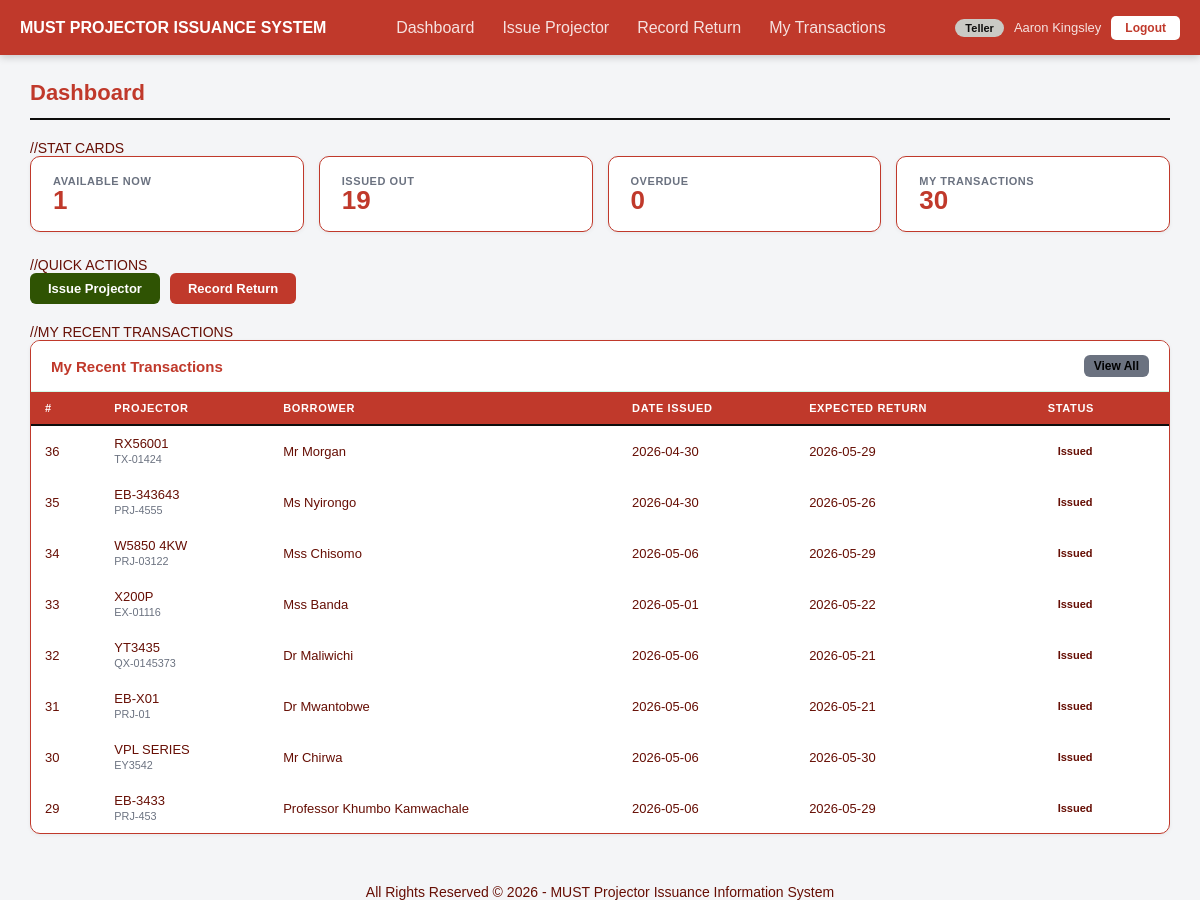
/teller/dashboard.php (signed in), run on the app's committed database.
### tables this page shows
CREATE TABLE `tbl_transactions` (
  `id` int(11) NOT NULL,
  `projector_id` int(11) NOT NULL,
  `borrower_id` int(11) NOT NULL,
  `issued_by` int(11) NOT NULL,
  `purpose` text DEFAULT NULL,
  `date_issued` date NOT NULL,
  `expected_return` date NOT NULL,
  `date_returned` date DEFAULT NULL,
  `status` varchar(20) DEFAULT 'issued',
  `notes` text DEFAULT NULL,
  `created_at` timestamp NOT NULL DEFAULT current_timestamp()
);

CREATE TABLE `tbl_projectors` (
  `id` int(11) NOT NULL,
  `serial_number` varchar(100) NOT NULL,
  `brand` varchar(100) NOT NULL,
  `model` varchar(150) NOT NULL,
  `status` varchar(20) NOT NULL DEFAULT 'available',
  `condition_note` varchar(200) DEFAULT 'Good',
  `added_at` timestamp NOT NULL DEFAULT current_timestamp()
);

CREATE TABLE `tbl_borrowers` (
  `id` int(11) NOT NULL,
  `full_name` varchar(200) NOT NULL,
  `department` varchar(150) DEFAULT NULL,
  `contact` varchar(100) DEFAULT NULL,
  `email` varchar(150) DEFAULT NULL
);

### includes/auth.php (called while the page is built, shortened)
<?php
function getLoggedInUser() {
    $user = array();
    $user['id']         = isset($_SESSION['user_id'])    ? $_SESSION['user_id']    : 0;
    $user['first_name'] = isset($_SESSION['first_name']) ? $_SESSION['first_name'] : '';
    $user['username']   = isset($_SESSION['username'])   ? $_SESSION['username']   : '';
    $user['role']       = isset($_SESSION['role'])       ? $_SESSION['role']       : '';
    return $user;
}
?>

### teller/dashboard.php (the view, shortened to what this page needs)
<?php
require_once '../includes/auth.php';
require_once '../db.php';
$user = getLoggedInUser();
$r = mysqli_query($conn, "SELECT COUNT(*) AS total FROM tbl_projectors WHERE status = 'available'");
$totalAvailable = mysqli_fetch_assoc($r)['total'];
$r = mysqli_query($conn, "SELECT COUNT(*) AS total FROM tbl_projectors WHERE status = 'issued'");
$totalIssued = mysqli_fetch_assoc($r)['total'];
$r = mysqli_query($conn, "SELECT COUNT(*) AS total FROM tbl_transactions WHERE status = 'overdue'");
$totalOverdue = mysqli_fetch_assoc($r)['total'];
$myId = $user['id'];
$r = mysqli_query($conn, "SELECT COUNT(*) AS total FROM tbl_transactions WHERE issued_by = $myId");
$myTotal = mysqli_fetch_assoc($r)['total'];
$myTransactions = mysqli_query($conn,
    "SELECT t.id, t.date_issued, t.expected_return, t.status,
            p.model AS projector_model, p.serial_number,
            b.full_name AS borrower_name
     FROM tbl_transactions t
     JOIN tbl_projectors p ON t.projector_id = p.id
     JOIN tbl_borrowers  b ON t.borrower_id  = b.id
     WHERE t.issued_by = $myId
     ORDER BY t.created_at DESC
     LIMIT 8");
require_once '../includes/header.php';
?>
//STAT CARDS
<div class="stats-row">
    <div class="stat-card">
        <div>
            <div class="stat-label">Available Now</div>
            <div class="stat-number"><?php echo $totalAvailable; ?></div>
        </div>
    </div>
    <div class="stat-card orange">
        <div>
            <div class="stat-label">Issued Out</div>
            <div class="stat-number"><?php echo $totalIssued; ?></div>
        </div>
    </div>
    <div class="stat-card red">
        <div>
            <div class="stat-label">Overdue</div>
            <div class="stat-number"><?php echo $totalOverdue; ?></div>
        </div>
    </div>
    <div class="stat-card blue">
        <div>
            <div class="stat-label">My Transactions</div>
            <div class="stat-number"><?php echo $myTotal; ?></div>
        </div>
    </div>
</div>
//QUICK ACTIONS
<div class="action-row">
    <a href="issue.php"  class="btn btn-green">Issue Projector</a>
    <a href="return.php" class="btn btn-blue">Record Return</a>
</div>
//MY RECENT TRANSACTIONS
<div class="card">
    <div class="card-header">
        <h3>My Recent Transactions</h3>
        <a href="my_transactions.php" class="btn btn-grey btn-small">View All</a>
    </div>
    <table>
        <thead>
            <tr><th>#</th><th>Projector</th><th>Borrower</th><th>Date Issued</th><th>Expected Return</th><th>Status</th></tr>
        </thead>
        <tbody>
        <?php if (mysqli_num_rows($myTransactions) == 0): ?>
            <tr><td colspan="6" class="text-center text-grey" style="padding:20px;">
                No transactions yet. <a href="issue.php">Issue your first projector →</a>
            </td></tr>
        <?php else: ?>
            <?php while ($t = mysqli_fetch_assoc($myTransactions)): ?>
            <tr>
                <td><?php echo $t['id']; ?></td>
                <td><?php echo $t['projector_model']; ?><br><small class="text-grey"><?php echo $t['serial_number']; ?></small></td>
                <td><?php echo $t['borrower_name']; ?></td>
                <td><?php echo $t['date_issued']; ?></td>
                <td><?php echo $t['expected_return']; ?></td>
                <td><span class="badge badge-<?php echo $t['status']; ?>"><?php echo $t['status']; ?></span></td>
            </tr>
            <?php endwhile; ?>
        <?php endif; ?>
        </tbody>
    </table>
</div>
<?php require_once '../includes/footer.php'; ?>

### assets/css/style.css (style rules this page uses)
* { margin: 0; padding: 0; box-sizing: border-box; }
body { font-family: 'Poppins', sans-serif; font-size: 14px; background-color: #f4f5f7; color: #660e04; }
a { color: #1a7a4a; text-decoration: none; }
.stats-row { display: flex; gap: 15px; flex-wrap: wrap; margin-bottom: 25px; }
.stat-card { background: white; border-radius: 10px; padding: 18px 22px; flex: 1; min-width: 140px; display: flex; align-items: center; gap: 14px; border: 1px solid #c0392b; box-shadow: 0 1px 4px rgba(0,0,0,0.06); }
.stat-label { font-size: 11px; color: #6b7280; font-weight: 600; text-transform: uppercase; letter-spacing: 0.05em; }
.stat-number { font-size: 26px; font-weight: 700; color: #c0392b; line-height: 1; }
.stat-card.orange .stat-number { color: #c0392b; }
.stat-card.red .stat-number { color: #c0392b; }
.stat-card.blue .stat-number { color: #c0392b; }
.card { background: white; border-radius: 10px; border: 1px solid #c0392b; box-shadow: 0 1px 4px rgba(0,0,0,0.06); margin-bottom: 25px; overflow: hidden; }
.card-header { background-color: white; padding: 14px 20px; border-bottom: 1px solid #d1fae5; display: flex; justify-content: space-between; align-items: center; }
.card-header h3 { font-size: 15px; font-weight: 700; color: #c0392b; }
table { width: 100%; border-collapse: collapse; font-size: 13px; }
table thead th { background-color: #c0392b; padding: 10px 14px; text-align: left; font-size: 11px; font-weight: 700; color: white; text-transform: uppercase; letter-spacing: 0.06em; border-bottom: 2px solid #0d0e0d; }
table tbody td { padding: 10px 14px; border-bottom: 1px solid white; vertical-align: middle; }
table tbody tr:last-child td { border-bottom: none; }
.badge { display: inline-block; padding: 3px 10px; border-radius: 20px; font-size: 11px; font-weight: 700; text-transform: capitalize; }
.btn { display: inline-block; padding: 8px 18px; border-radius: 6px; font-size: 13px; font-weight: 600; border: none; cursor: pointer; font-family: inherit; transition: opacity 0.2s; text-align: center; }
.btn-green { background: #2f5303; color: white; }
.btn-grey { background: #6b7280; color: black; }
.btn-blue { background: #c0392b; color: white; }
.btn-small { padding: 4px 10px; font-size: 12px; }
.action-row { display: flex; gap: 10px; flex-wrap: wrap; margin-bottom: 20px; }
.text-grey { color: #6b7280; }

### data on the page
tbl_transactions: id "36", projector.model "RX56001", projector.serial_number "TX-01424", borrower.full_name "Mr Morgan", date_issued "2026-04-30", expected_return "2026-05-29", status "Issued"
tbl_transactions: id "35", projector.model "EB-343643", projector.serial_number "PRJ-4555", borrower.full_name "Ms Nyirongo", date_issued "2026-04-30", expected_return "2026-05-26", status "Issued"
tbl_transactions: id "34", projector.model "W5850 4KW", projector.serial_number "PRJ-03122", borrower.full_name "Mss Chisomo", date_issued "2026-05-06", expected_return "2026-05-29", status "Issued"
tbl_transactions: id "33", projector.model "X200P", projector.serial_number "EX-01116", borrower.full_name "Mss Banda", date_issued "2026-05-01", expected_return "2026-05-22", status "Issued"
tbl_transactions: id "32", projector.model "YT3435", projector.serial_number "QX-0145373", borrower.full_name "Dr Maliwichi", date_issued "2026-05-06", expected_return "2026-05-21", status "Issued"
tbl_transactions: id "31", projector.model "EB-X01", projector.serial_number "PRJ-01", borrower.full_name "Dr Mwantobwe", date_issued "2026-05-06", expected_return "2026-05-21", status "Issued"
tbl_transactions: id "30", projector.model "VPL SERIES", projector.serial_number "EY3542", borrower.full_name "Mr Chirwa", date_issued "2026-05-06", expected_return "2026-05-30", status "Issued"
tbl_transactions: id "29", projector.model "EB-3433", projector.serial_number "PRJ-453", borrower.full_name "Professor Khumbo Kamwachale", date_issued "2026-05-06", expected_return "2026-05-29", status "Issued"

### other printed values
$displayName "Aaron Kingsley"
$pageTitle "Dashboard"
$totalAvailable "1"
$totalIssued "19"
$totalOverdue "0"
$myTotal "30"
